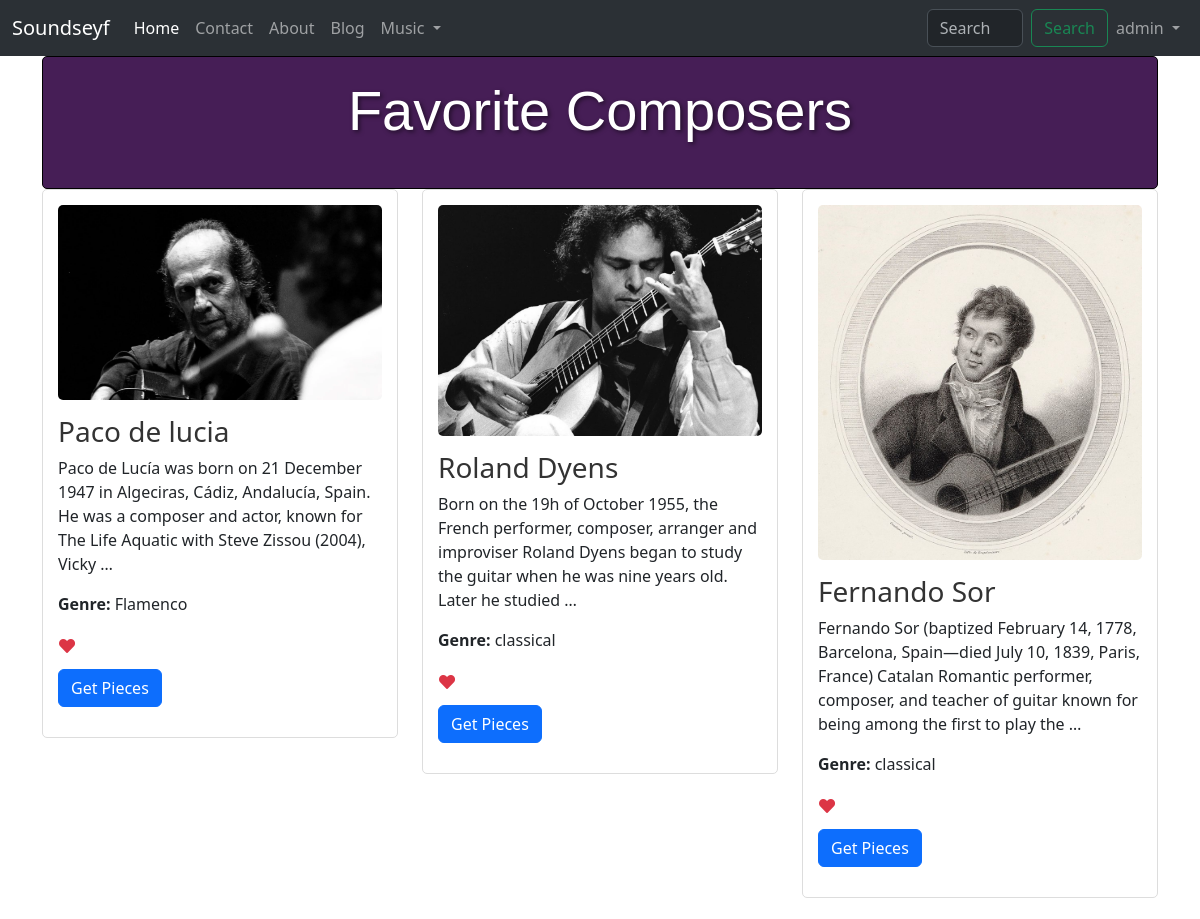
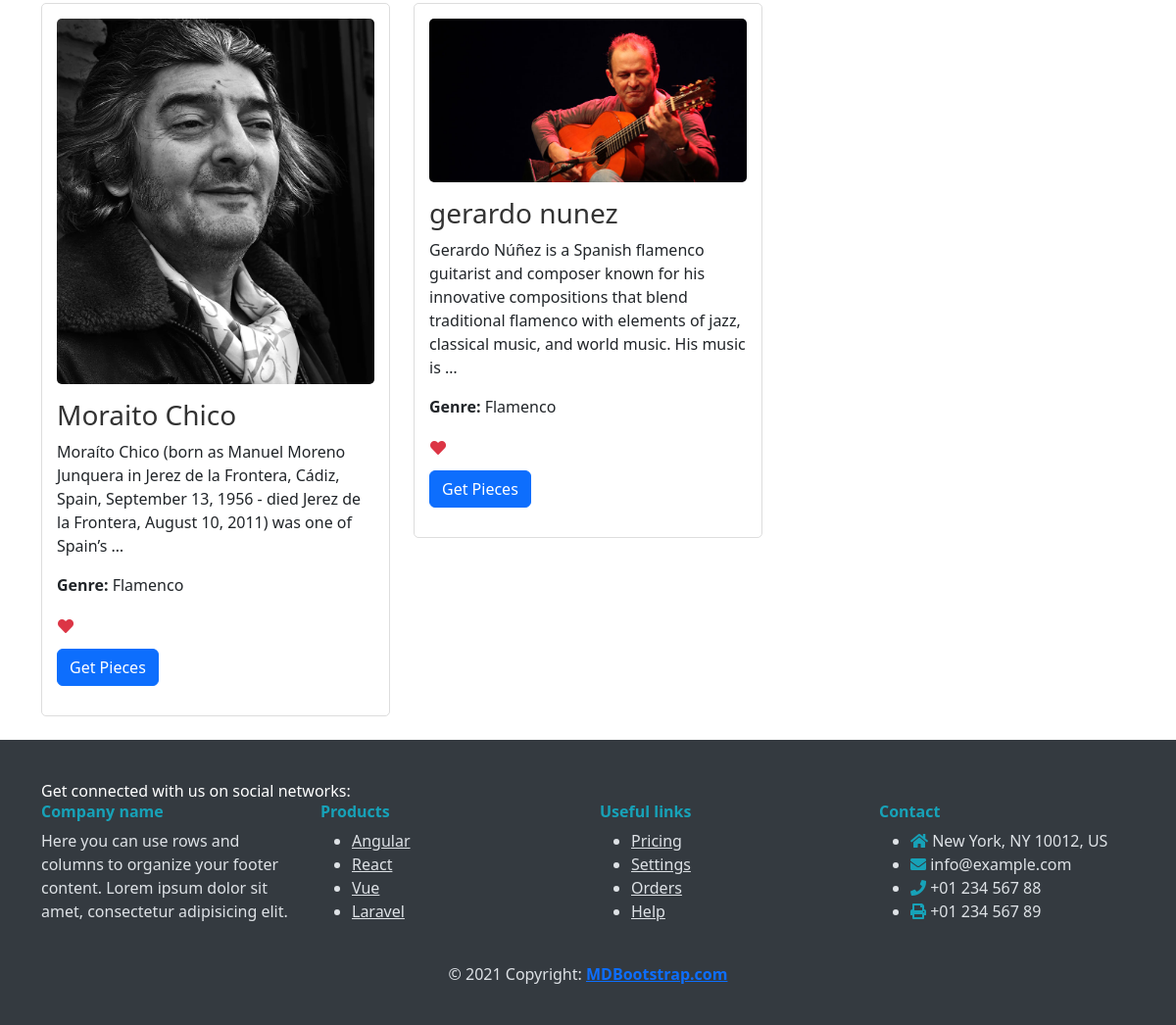
The app's page /music/favorites/ (signed in) with its own data (2 pictures, top to bottom).
### music/models.py (models this page shows, shortened)
class Composer(models.Model):
    name = models.CharField(max_length=255,null=True,blank=True)
    biography = models.TextField(null=True, blank=True)
    image = models.ImageField(upload_to="Composers/" , default="default.jpg")
    genre = models.CharField(max_length=255,null=True,blank=True)
    nationality = models.CharField(blank=True,null=True,max_length=255)

### music/views.py (the view)
# urls.py: path('favorites/', FavoritesView, name='Likes'),
@login_required
def FavoritesView(request):
    liked_composers = Composer.objects.filter(favoritecomposer__user=request.user)
    return render(request, 'music/favorites.html', {'liked_composers': liked_composers})

### templates/music/favorites.html (shortened to what this page needs)
{% extends "base.html" %}
{% load thumbnail %}
{% block content %}
<div class="container">
  <div style="background-color: #461e56; border: 1px solid #000000; border-radius: 5px; padding: 20px;">
    <h2 class="text-center mb-4" style="font-size: 3.5rem; font-family: 'Oswald', sans-serif; color: #ffffff; text-shadow: 2px 2px 4px rgba(0, 0, 0, 0.5);">Favorite Composers</h2>
  </div>
  <div class="row">
    {% if liked_composers %}
      {% for composer in liked_composers %}
        <div class="col-md-4 mb-4">
          <div class="card composer-card" style="border: 1px solid #ddd; border-radius: 5px; padding: 15px;">
            {% if composer.image %}
              <img src="{% thumbnail composer.image "600x400" crop="center" as im %}{{ im.url }}{% endthumbnail %}"
                alt="{{ composer.name }}" class="card-img-top composer-image" style="border-radius: 5px; width: 100%;">
            {% else %}
              <div class="no-image-placeholder" style="background-color: #eee; height: 200px; border-radius: 5px;"></div>
            {% endif %}
            <div class="composer-details" style="padding: 15px 0;">
              <a href="{% url 'music:pieces' cid=composer.id %}" class="composer-name-link" style="text-decoration: none; color: #333;">
                <h3 class="card-title composer-name">{{ composer.name }}</h3>
              </a>
              <p class="card-text composer-bio">{{ composer.biography|truncatewords:30 }}</p>
              <p class="composer-genre"><strong>Genre:</strong> {{ composer.genre }}</p>
              <form action="{% url 'music:Favorites' composer_id=composer.id %}" method="post">
                <button type="submit" class="btn btn-link composer-like-button" aria-label="Remove from Favorites" style="padding: 0;">
                  <i class="fas fa-heart text-danger"></i>
                </button>
              </form>
              <a href="{% url 'music:pieces' cid=composer.id %}" class="btn btn-primary composer-button" style="margin-top: 10px;">Get Pieces</a>
            </div>
          </div>
        </div>
      {% endfor %}
    {% else %}
      <div class="col">
        <p class="text-center">No favorite composers found.</p>
      </div>
    {% endif %}
  </div>
</div>
{% endblock %}

### templates/base.html (shortened to what this page needs)
{% load static %}
{% load thumbnail %}
<!doctype html>
<html lang="en">
<head>
    <link href="https://cdn.jsdelivr.net/npm/bootstrap@5.3.3/dist/css/bootstrap.min.css" rel="stylesheet"
>
    <link rel="stylesheet" href="{% static 'css/footer.css' %}">
    <link rel="stylesheet" href="https://cdnjs.cloudflare.com/ajax/libs/font-awesome/5.15.4/css/all.min.css">
</head>
<body data-bs-theme="light">
    <nav class="navbar navbar-expand-lg bg-body-tertiary" data-bs-theme="dark">
        <div class="container-fluid">
            <a class="navbar-brand" href="{% url 'website:index' %}">Soundseyf</a>
            <div class="collapse navbar-collapse" id="navbarSupportedContent">
                <ul class="navbar-nav me-auto mb-2 mb-lg-0">
                    <li class="nav-item">
                        <a class="nav-link active" aria-current="page" href="{% url 'website:index' %}">Home</a>
                    </li>
                    <li class="nav-item">
                        <a class="nav-link" href="{% url 'website:contact' %}">Contact</a>
                    </li>
                    <li class="nav-item">
                        <a class="nav-link" href="{% url 'website:about' %}">About</a>
                    </li>
                    <li class="nav-item">
                        <a class="nav-link" href="{% url 'blog:blog-home' %}">Blog</a>
                    </li>
                    <li class="nav-item dropdown">
                        <a class="nav-link dropdown-toggle" href="#" role="button" data-bs-toggle="dropdown"
                            aria-expanded="false">
                            Music
                        </a>
                    </li>
                </ul>
                <form style="padding-left: 45%;" method="get" class="d-flex me-auto" role="search" action="{% url 'music:search' %}">
                    <input class="form-control me-2" name="s" type="search" placeholder="Search Composer fullname"
                        aria-label="Search" autocomplete="on">
                    <button class="btn btn-outline-success" type="submit">Search</button>
                </form>
                <ul class="navbar-nav ms-auto">
                    {% if request.user.is_authenticated %}
                    <li class="nav-item dropdown">
                        <a class="nav-link dropdown-toggle" href="#" id="userDropdown" role="button"
                            data-bs-toggle="dropdown" aria-expanded="false">
                            {{ request.user.username }}
                        </a>
                    </li>
                    {% endif %}
                </ul>
            </div>
        </div>
    </nav>
    {% block content %}
    {% endblock content %}
    <footer class="special-footer">
        <section class="social-media-section">
            <div class="container">
                <div class="row justify-content-center align-items-center">
                    <div class="col-lg-6 text-lg-start">
                        <p class="social-media-text">Get connected with us on social networks:</p>
                    </div>
                </div>
            </div>
        </section>
        <section class="links-section">
            <div class="container">
                <div class="row">
                    <div class="col-md-3 col-lg-3 col-xl-3 mb-4">
                        <h6 class="footer-heading">Company name</h6>
                        <p>Here you can use rows and columns to organize your footer content. Lorem ipsum dolor sit
                            amet, consectetur adipisicing elit.</p>
                    </div>
                    <div class="col-md-3 col-lg-3 col-xl-3 mb-4">
                        <h6 class="footer-heading">Products</h6>
                        <ul class="footer-links">
                            <li><a href="#!">Angular</a></li>
                            <li><a href="#!">React</a></li>
                            <li><a href="#!">Vue</a></li>
                            <li><a href="#!">Laravel</a></li>
                        </ul>
                    </div>
                    <div class="col-md-3 col-lg-3 col-xl-3 mb-4">
                        <h6 class="footer-heading">Useful links</h6>
                        <ul class="footer-links">
                            <li><a href="#!">Pricing</a></li>
                            <li><a href="#!">Settings</a></li>
                            <li><a href="#!">Orders</a></li>
                            <li><a href="#!">Help</a></li>
                        </ul>
                    </div>
                    <div class="col-md-3 col-lg-3 col-xl-3 mb-4">
                        <h6 class="footer-heading">Contact</h6>
                        <ul class="footer-contact">
                            <li><i class="fas fa-home"></i> New York, NY 10012, US</li>
                            <li><i class="fas fa-envelope"></i> info@example.com</li>
                            <li><i class="fas fa-phone"></i> +01 234 567 88</li>
                            <li><i class="fas fa-print"></i> +01 234 567 89</li>
                        </ul>
                    </div>
                </div>
            </div>
        </section>
        <section class="copyright-section">
            <div class="container text-center">
                <p class="mb-0">© 2021 Copyright: <a href="https://mdbootstrap.com/" class="fw-bold">MDBootstrap.com</a>
                </p>
            </div>
        </section>
    </footer>
</body>
</html>
{% load sweetify %}

### statics/css/footer.css (style rules this page uses)
.special-footer { background-color: #343a40; color: #dee2e6; padding-top: 40px; padding-bottom: 40px; }
.social-media-text { margin-bottom: 0; color: #fff; }
.footer-heading { font-weight: bold; color: #17a2b8; }
.footer-links a, .footer-contact a { color: #dee2e6; }
.footer-contact i { color: #17a2b8; }
.special-footer { position: relative; }

### records on screen
Composer: image (picture), name "Paco de lucia", biography "Paco de Lucía was born on 21 December 1947 in Algeciras, Cádiz, Andalucía, Spain. He was a composer and actor, known for The Life Aquatic with Steve Zissou (2004), Vicky …", genre "Flamenco"
Composer: image (picture), name "Roland Dyens", biography "Born on the 19h of October 1955, the French performer, composer, arranger and improviser Roland Dyens began to study the guitar when he was nine years old. Later he studied …", genre "classical"
Composer: image (picture), name "Fernando Sor", biography "Fernando Sor (baptized February 14, 1778, Barcelona, Spain—died July 10, 1839, Paris, France) Catalan Romantic performer, composer, and teacher of guitar known for being among the first to play the …", genre "classical"
Composer: image (picture), name "Moraito Chico", biography "Moraíto Chico (born as Manuel Moreno Junquera in Jerez de la Frontera, Cádiz, Spain, September 13, 1956 - died Jerez de la Frontera, August 10, 2011) was one of Spain’s …", genre "Flamenco"
Composer: image (picture), name "gerardo nunez", biography "Gerardo Núñez is a Spanish flamenco guitarist and composer known for his innovative compositions that blend traditional flamenco with elements of jazz, classical music, and world music. His music is …", genre "Flamenco"

### other values on screen
{{ request.user.username }} "admin"
